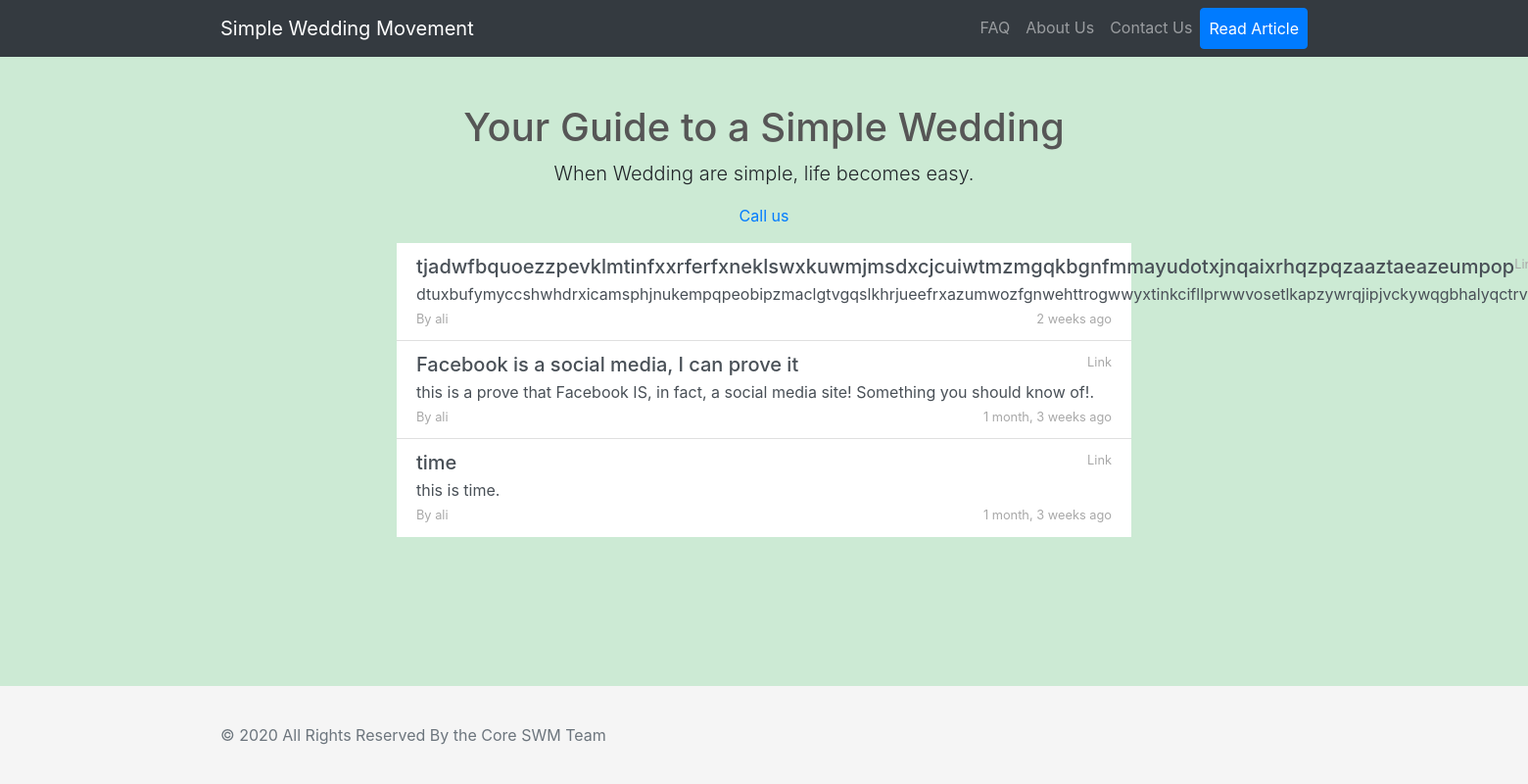
Page /blog/ on the earlier database version.
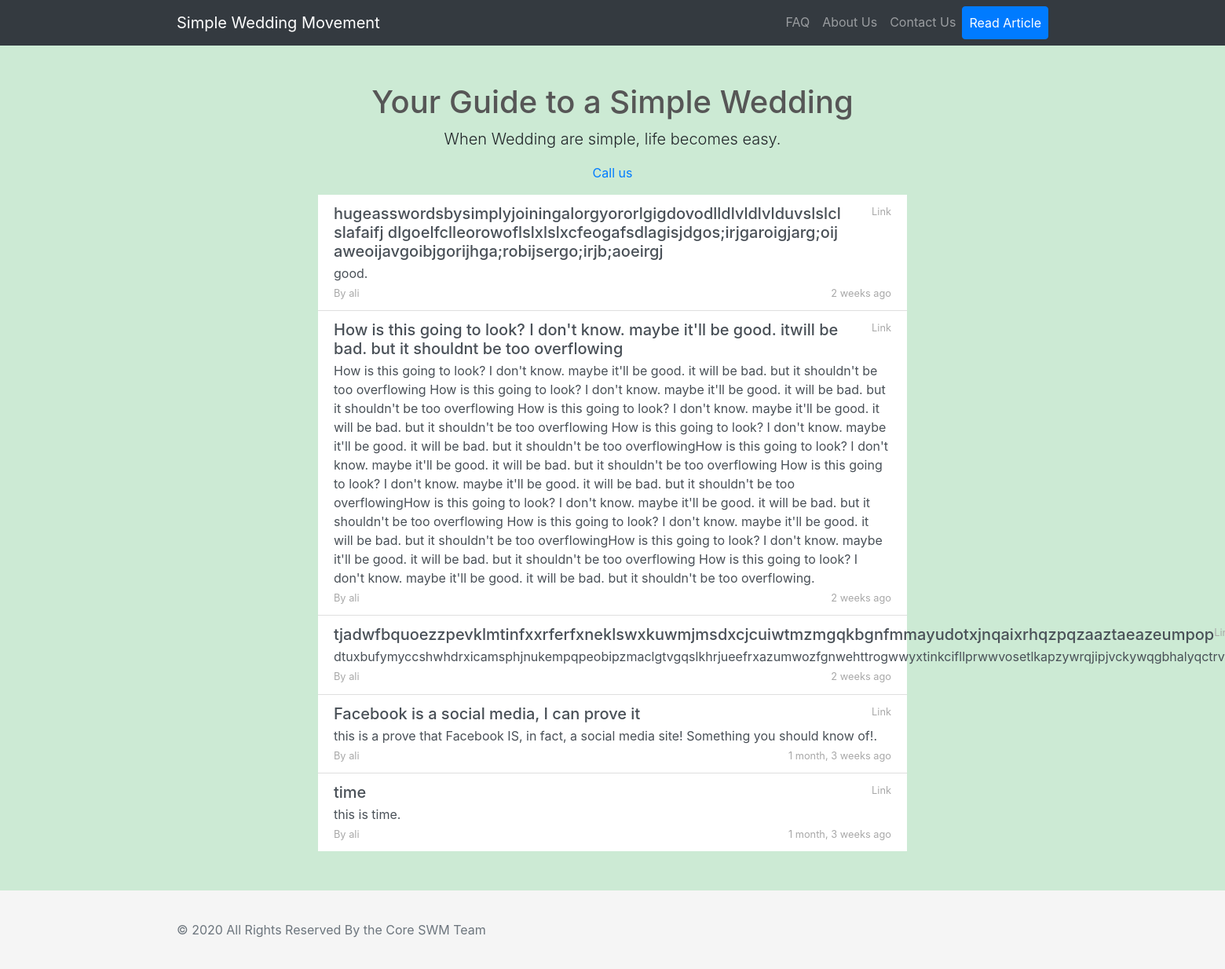
Same page on the later database version.
### core/models.py (models this page shows, shortened)
class Post(models.Model):
    user = models.ForeignKey(settings.AUTH_USER_MODEL, default=1, on_delete=models.CASCADE)
    title = models.CharField(max_length=300)
    link = models.CharField(max_length=2200, blank=True)
    detail = models.TextField(max_length=2200)
    slug = models.SlugField(max_length=200, unique=True)
    catagory = models.ForeignKey(catagories, related_name='posts', default=1, on_delete=models.CASCADE)
    publish = models.BooleanField(default=False)
    timestamp = models.DateTimeField(auto_now=False, auto_now_add=True)
    updated = models.DateTimeField(auto_now=True, auto_now_add=False)
    class Meta:
        ordering = ["-timestamp", "-updated"]

class catagories(models.Model):
    catagory_name = models.CharField(max_length=20)
    description = models.TextField(max_length=160)
    timestamp = models.DateTimeField(auto_now=False, auto_now_add=True)
    updated = models.DateTimeField(auto_now=True, auto_now_add=False)
    def __str__(self):
        return self.catagory_name
    class Meta:
        ordering = ["-timestamp", "-updated"]

### core/views.py (the view)
# urls.py: path('', TemplateView.as_view(template_name='welcome.html'), name='index'),
def index(request):
	links = Post.objects.filter(publish=True)
	context = {
		'production' : settings.PRODUCTION,
		'links' : links,
	}
	return render(request, 'core/blog_list.html', context)

### core/templates/core/blog_list.html (shortened to what this page needs)
{% extends 'base.html' %}
{% load static %}
{% block content %}
<div class="container">
  <div class="row">
    <div class="col-lg-12 text-center">
      <h1 class="mt-5" style="color: #565656">Your Guide to a Simple Wedding</h1>
      <p class="lead">When Wedding are simple, life becomes easy.</p>
      <ul class="list-unstyled">
        <li><a href="tel:+918008245395">Call us</a></li>
      </ul>
    </div>
  </div>
</div>
<section class="col-lg-6 offset-lg-3 col-sm-12 col-md-12">
  <div class="list-group list-group-flush">
    {% for link in links %}
    <a href=" {% if link.link %}  {{link.link}} {% else %} {% url 'article' link.slug %} {% endif %}" class="link-box list-group-item list-group-item-action flex-column align-items-start">
      <div class="d-flex w-100 justify-content-between">
        <h5 class="mb-1">{{link.title}}</h5>
        <small class="extra-text">{{link.catagory}}</small>
      </div>
      <p class="mb-1">{{link.detail}}.</p>
      <div class="d-flex w-100 justify-content-between">
        <small class="extra-text">By {{link.user}}</small>
        <small class="extra-text">{{link.timestamp|timesince}} ago</small>
      </div>
    </a>
    {% endfor %}
  </div>
</section>
{% endblock %}

### templates/base.html (shortened to what this page needs)
<!DOCTYPE html>
<html lang="en">
<head>
  <link rel="stylesheet" href="https://stackpath.bootstrapcdn.com/bootstrap/4.4.1/css/bootstrap.min.css">
</head>
<body style="background-color: #CCEAD4">
  {% include 'navbar.html' %}
  {% block content %}
  {% endblock %}
  {% include 'footer.html' %}
</body>
</html>

### templates/navbar.html (shortened to what this page needs)
<nav class="navbar navbar-expand-lg navbar-dark bg-dark static-top">
  <div class="container">
    <a class="navbar-brand" href="{% url 'index' %}">
      Simple Wedding Movement
    </a>
    <div class="collapse navbar-collapse" id="navbarResponsive">
      <ul class="navbar-nav ml-auto">
        <li class="nav-item {% if request.resolver_match.url_name == 'faq' %}active{% endif %}">
          <a class="nav-link" href="{% url 'faq' %}">FAQ</a>
        </li>
        <li class="nav-item {% if request.resolver_match.url_name == 'about' %}active{% endif %}">
          <a class="nav-link" href="{% url 'about' %}">About Us</a>
        </li>
        <li class="nav-item {% if request.resolver_match.url_name == 'contact' %}active{% endif %}">
          <a class="nav-link" href="{% url 'contact' %}">Contact Us</a>
        </li>
        <li class="nav-item {% if request.resolver_match.url_name == 'blog' %}active{% endif %}">
          <a class="nav-link btn btn-primary" role="button" href="{% url 'blog' %}">Read Article</a>
        </li>
      </ul>
    </div>
  </div>
</nav>

### templates/footer.html
<footer class="footer">
	<div class="container">
		<span class="text-muted">
			&copy; 2020 All Rights Reserved By the Core SWM Team
		</span>
	</div>
</footer>

### templates/base.html (style rules this page uses)
html { position: relative; min-height: 100%; }
body { margin-bottom: 150px; }
.link-box { background-color: #FFFFFF; }
.extra-text { color: #A8A8A8; }
.footer { position: absolute; bottom: 0; width: 100%; height: 100px; line-height: 100px; background-color: #f5f5f5; }

Differences in the rows shown:
added Post: title "hugeasswordsbysimplyjoiningalorgyororlgigdovodlldlvldlvlduvslslcl slafaifj dlgoelfclleorowoflslxlslxcfeogafsdlagisjdgos;irjgaroigjarg;oij aweoijavgoibjgorijhga;robijsergo;irjb;aoeirgj", catagory "Link", detail "good", user "ali", timestamp "2 weeks"
added Post: title "How is this going to look? I don't know. maybe it'll be good. itwill be bad. but it shouldnt be too overflowing", catagory "Link", detail "How is this going to look? I don't know. maybe it'll be good. it will be bad. but it shouldn't be too overflowing How is this going to look? I don't know. maybe it'll be good. it will be bad. but it shouldn't be too overflowing How is this going to look? I don't know. maybe it'll be good. it will be bad. but it shouldn't be too overflowing How is this going to look? I don't know. maybe it'll be good. it will be bad. but it shouldn't be too overflowingHow is this going to look? I don't know. maybe it'll be good. it will be bad. but it shouldn't be too overflowing How is this going to look? I don't know. maybe it'll be good. it will be bad. but it shouldn't be too overflowingHow is this going…", user "ali", timestamp "2 weeks"
